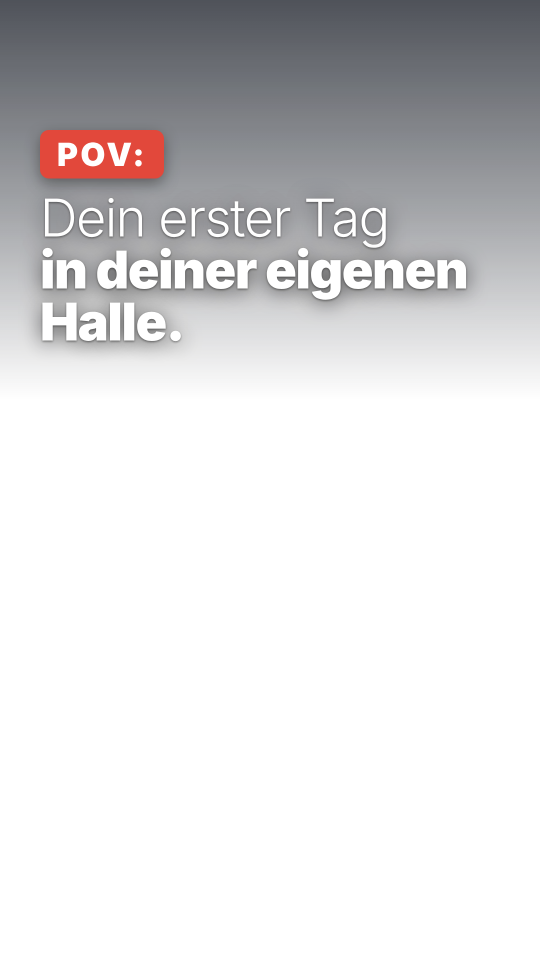
#> input picture schmacher-werbevideo/3d/daily/d9_titles/p1.png, 1080 x 1920 px (shown at 1/2 size); its folder holds 4 pictures in this run
$ python d9_build.py
#> lines starting #> are read from the running program, lines starting #| are printed output that depends on the picture
# „POV: Dein erster Tag“ – Komposition (3D-Ich-Perspektive + Handkamera + HUD) und Endfertigung
# python3 d1_build.py [frames|audio|video|all]
import os, sys, subprocess, math
import numpy as np
from PIL import Image, ImageFilter, ImageEnhance, ImageChops
HERE = os.path.dirname(os.path.abspath(__file__)); ROOT = os.path.abspath(os.path.join(HERE, '..', '..'))
FR3D = os.path.join(HERE, '..', 'out', 'd9'); TT = os.path.join(HERE, 'd9_titles')
OUTF = os.path.join(HERE, '..', 'out', 'd9_comp'); os.makedirs(OUTF, exist_ok=True)
EXP = os.path.join(ROOT, 'export', 'daily', '2026-11-27'); os.makedirs(EXP, exist_ok=True)
FPS, W, H = 24, 1080, 1920
TEND, L = 40.5, 47.7
P = lambda n: os.path.join(ROOT, n)


def f3d(i):
    p = os.path.join(FR3D, f'f{i:05d}.jpg')
    return Image.open(p).convert('RGB') if os.path.exists(p) else Image.new('RGB', (W, H), (40, 40, 40))
def at(t): return f3d(min(671, int(round(t * FPS))))

_tc = {}
def title(tid):
    if tid not in _tc: _tc[tid] = Image.open(os.path.join(TT, tid + '.png')).convert('RGBA')
    return _tc[tid]
def over(bg, tid, a):
    if a <= 0: return bg
    t = title(tid)
    if a < 1: t = t.copy(); t.putalpha(t.getchannel('A').point(lambda v: int(v * a)))
    b = bg.convert('RGBA'); b.alpha_composite(t); return b.convert('RGB')
def env(t, a, b, fi=0.3, fo=0.3):
    if t < a or t > b: return 0
    return min(1, (t - a) / fi if fi else 1, (b - t) / fo if fo else 1)

from PIL import ImageDraw, ImageFont
FB = ImageFont.truetype('/usr/share/fonts/opentype/inter/Inter-Bold.otf', 34)
_vig = None
def vignette(im):
    global _vig
    if _vig is None:
        y, x = np.mgrid[0:H, 0:W].astype(np.float32); r = np.sqrt(((x - W / 2) / (W * 0.62)) ** 2 + ((y - H / 2) / (H * 0.62)) ** 2)
        _vig = np.clip(1 - 0.38 * np.clip(r - 0.55, 0, 1) ** 1.4, 0, 1)[..., None]
    return Image.fromarray((np.asarray(im).astype(np.float32) * _vig).astype('uint8'))
def shake(im, t, amp):
    """Handkamera: leicht vergrößert, ruhiges Wackeln + Gehschritt-Wippen."""
    z = 1.045; dx = amp * (9 * math.sin(t * 1.7) + 5 * math.sin(t * 3.1 + 1)); dy = amp * (7 * math.sin(t * 2.3 + 2) + 6 * abs(math.sin(t * 4.2)))
    cw, ch = W / z, H / z; x0 = (W - cw) / 2 + dx; y0 = (H - ch) / 2 + dy
    return im.resize((W, H), Image.LANCZOS, box=(x0, y0, x0 + cw, y0 + ch))
def hud(im, t):
    d = ImageDraw.Draw(im)
    if int(t * 2) % 2 == 0: d.ellipse((70, 92, 100, 122), fill=(226, 72, 59))
    d.text((114, 86), 'REC · POV', font=FB, fill=(255, 255, 255))
    s = int(t); d.text((W - 260, 86), f'07:{s // 60:02d}:{s % 60:02d}'.replace('07:00:', '07:00:'), font=FB, fill=(255, 255, 255))
    for (x, y, sx, sy) in [(50, 60, 1, 1), (W - 50, 60, -1, 1), (50, H - 60, 1, -1), (W - 50, H - 60, -1, -1)]:
        d.line((x, y, x + 70 * sx, y), fill=(255, 255, 255), width=5); d.line((x, y, x, y + 70 * sy), fill=(255, 255, 255), width=5)
    return im

CUTS = [7.0, 12.0, 17.0]
def frame(t):
    if t < 22.0:
        amp = 0.6 if t < 7 else 1.0
        im = vignette(shake(at(t), t, amp))
        for c in CUTS:
            if c - 0.12 < t < c + 0.12: im = ImageEnhance.Brightness(im).enhance(abs(t - c) / 0.12)  # Blinzeln
        for tid, a, b in [('p1', 0.15, 3.5), ('p2', 3.7, 6.85), ('p3', 7.4, 11.85), ('p4', 12.4, 16.85), ('p5', 17.4, 21.85)]:
            im = over(im, tid, env(t, a, b, 0.25, 0.2))
        return hud(im, t)
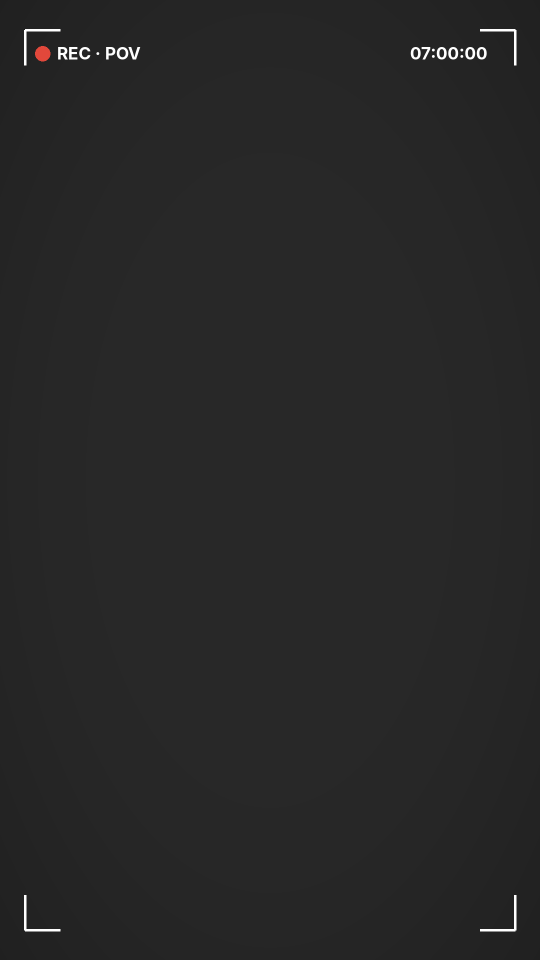
#> returned value: PIL image 1080x1920 RGB (shown at 1/2 size); mean R, G, B 39.2, 39.1, 39.1
    if t < 28.0:
        im = at(t)
        if t < 22.12: im = Image.blend(im, Image.new('RGB', im.size, 'white'), 0.6 * (1 - (t - 22) / 0.12))
        return over(im, 'p6', env(t, 22.4, 27.9, 0.3, 0.25))
    if t < 35.0:
        lt = t - 28.0; bg = at(27.9).filter(ImageFilter.GaussianBlur(14)); im = ImageEnhance.Brightness(bg).enhance(0.65)
        return over(im, 'p7', env(lt, 0.0, 7.0, 0.35, 0.3))
    lt = t - 35.0; bg = at(21.8); z = 1 + 0.05 * lt / 5; cw, ch = W / z, H / z
    bg = bg.resize((W, H), Image.LANCZOS, box=((W - cw) / 2, (H - ch) / 2, (W + cw) / 2, (H + ch) / 2)).filter(ImageFilter.GaussianBlur(10))
    im = ImageEnhance.Brightness(bg).enhance(0.45)
    return over(im, 'p8', env(lt, 0.1, 6.0, 0.3, 0.0))

def frames():
    from multiprocessing import Pool
    n = int(round(TEND * FPS))
    with Pool(int(os.environ.get('NP', '3'))) as pool: pool.map(_one, range(n), chunksize=8)
def _one(i):
    p = os.path.join(OUTF, f'f{i:05d}.jpg')
    if not os.path.exists(p) or os.environ.get('FORCE'): frame(i / FPS).save(p, quality=93)

def audio(brand):
    sys.path.insert(0, os.path.join(ROOT, 'audio')); import sound
    from sound import music, ambience, add, whoosh, impact, reverb, mix
    from mix_film2 import engine, pop
    sound.CH = [(45, [64, 69, 72, 76]), (41, [65, 69, 72, 77]), (48, [64, 67, 72, 76]), (43, [62, 67, 71, 74])]  # Am · F · C · G – Aufbruch, treibend
    mu = music(L, t_pulse=0.0, t_drop=7.0, t_break=TEND - 4.5, t_logo=TEND, bar=2.0, t_cta=TEND + 1.0)
    fx = ambience(L, [(0, 7.0, 'morning'), (7.0, 22.0, 'interior'), (22.0, 28.0, 'morning')])
    add(fx, engine(7.2), 0.0, 0.9)
    for t in CUTS: add(fx, whoosh(0.4, 0.3), t - 0.15, 0.25)
    add(fx, whoosh(0.7, 0.6), 21.7, 0.45); add(fx, whoosh(0.6, 0.6), 27.7, 0.3); add(fx, whoosh(0.6, 0.6), 34.7, 0.3)
    for t in [3.7, 7.4, 12.4, 17.4]: add(fx, pop(), t, 0.7)
    V = os.path.join(ROOT, 'audio', 'vo', 'raw_%s.wav')
    tail = [('09', TEND + 0.5, 1.0), ('10', TEND + 2.8, 1.1)] if brand == 's' else [('m09', TEND + 0.5, 1.0), ('m10', TEND + 2.8, 1.12)]
    vo = [('u01', 0.2, 1.0), ('u02', 3.65, 1.0), ('u03', 7.4, 1.0), ('u04', 12.4, 1.0), ('u05', 17.3, 1.0), ('u06', 22.3, 1.0), ('u07', 28.9, 1.0), ('u08', 35.4, 1.0)] + tail
    return mix(L, mu, fx, [(V % n, t, sp) for n, t, sp in vo], os.path.join(OUTF, f'audio_{brand}.wav'))

def video(brand):
    name = {'s': 'Schmacher', 'r': 'Russinov'}[brand]
    endimg = os.path.join(TT, f'end_{brand}.png')
    last = os.path.join(OUTF, f'f{int(round(TEND * FPS)) - 1:05d}.jpg')
    out = os.path.join(EXP, f'{name}_POV_9x16_ohneStartbild.mp4')
    fc = (f"[0:v]tpad=stop_mode=clone:stop_duration={L - TEND + 0.5:.2f}[b];[1:v]format=rgba,fade=t=in:st={TEND:.2f}:d=0.45:alpha=1[e];"
          f"[b][e]overlay=0:0:enable='gte(t,{TEND:.2f})',fade=t=out:st={L - 0.35:.2f}:d=0.35,format=yuv420p[v]")
    subprocess.run(['ffmpeg', '-nostdin', '-y', '-v', 'error', '-framerate', '24', '-i', os.path.join(OUTF, 'f%05d.jpg'), '-loop', '1', '-t', f'{L + 0.5:.2f}', '-i', endimg,
                    '-i', os.path.join(OUTF, f'audio_{brand}.wav'), '-filter_complex', fc, '-map', '[v]', '-map', '2:a', '-r', '24', '-c:v', 'libx264', '-preset', 'slow',
                    '-pix_fmt', 'yuv420p', '-profile:v', 'high', '-crf', '21', '-maxrate', '8M', '-bufsize', '16M', '-c:a', 'aac', '-b:a', '192k', '-t', f'{L:.2f}', '-movflags', '+faststart', out], check=True)
    return out

if __name__ == '__main__':
    w = sys.argv[1] if len(sys.argv) > 1 else 'all'
    if w in ('frames', 'all'): frames()
#> in title, returned value is the input picture: PIL image 1080x1920 RGBA; mean R, G, B, A 11.3, 11.4, 14.6, 48.1
#> in over (call 31), `t.putalpha(t.getchannel('A').point(lambda v: int(v * a)))`:
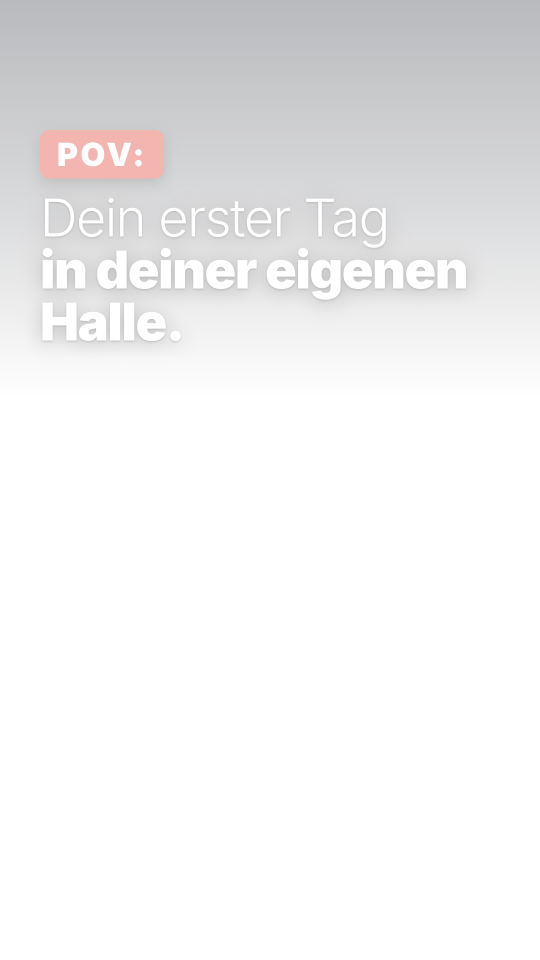
#> t: PIL image 1080x1920 RGBA (shown at 1/2 size); mean R, G, B, A 11.3, 11.4, 14.6, 19.1; transparent parts drawn white
#> in over (call 31), `b.alpha_composite(t)`:
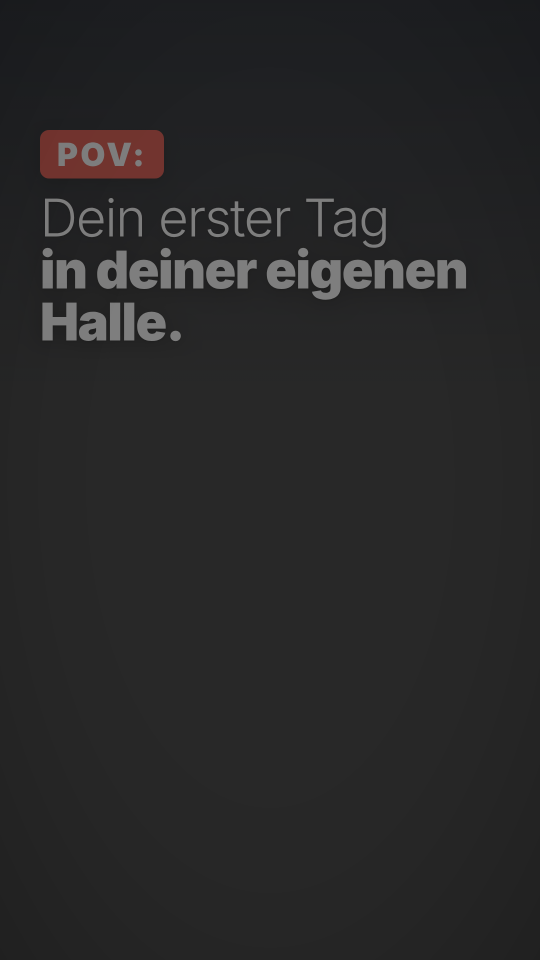
#> b: PIL image 1080x1920 RGBA (shown at 1/2 size); mean R, G, B, A 39.8, 39.4, 39.9, 255
#> in over (call 36), `t.putalpha(t.getchannel('A').point(lambda v: int(v * a)))`:
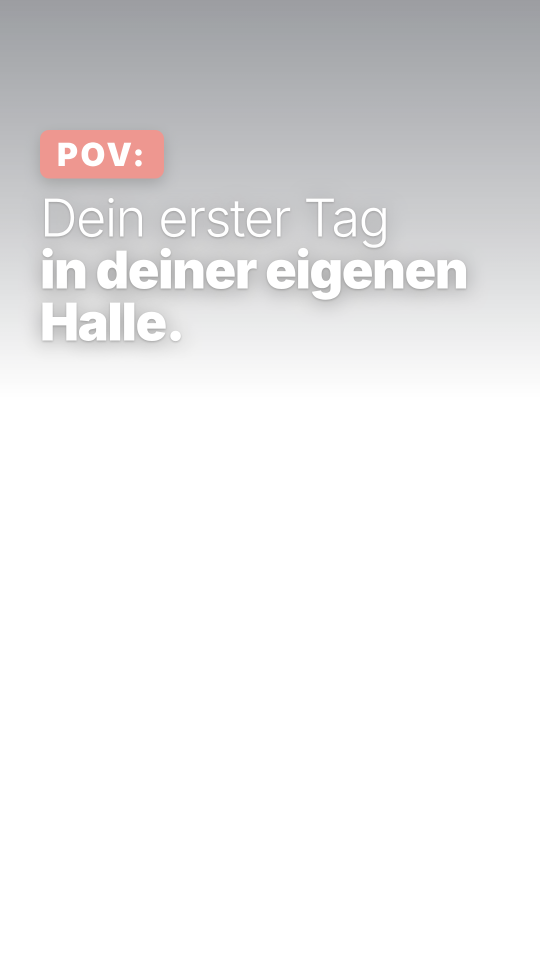
#> t: PIL image 1080x1920 RGBA (shown at 1/2 size); mean R, G, B, A 11.3, 11.4, 14.6, 27.1; transparent parts drawn white
#> in over (call 36), `b.alpha_composite(t)`:
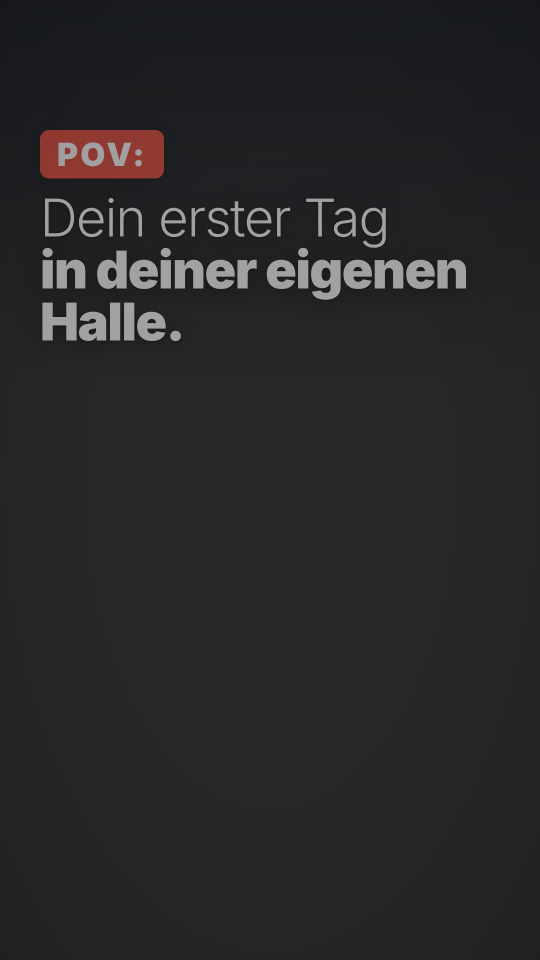
#> b: PIL image 1080x1920 RGBA (shown at 1/2 size); mean R, G, B, A 40.3, 39.8, 40.5, 255
#> in frame (call 10), `im = over(im, tid, env(t, a, b, 0.25, 0.2))`:
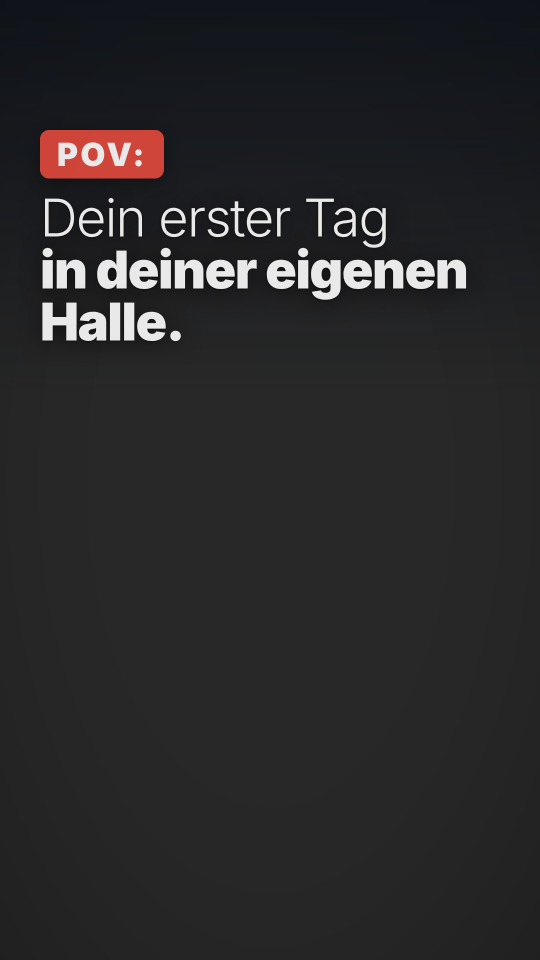
#> im: PIL image 1080x1920 RGB (shown at 1/2 size); mean R, G, B 41.4, 40.6, 41.7
#> in frame (call 11), `return hud(im, t)`:
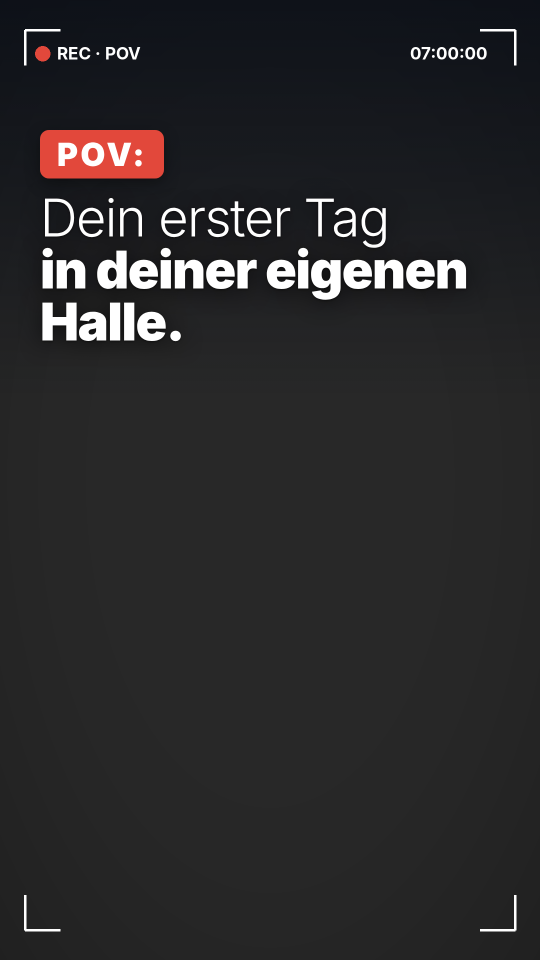
#> returned value: PIL image 1080x1920 RGB (shown at 1/2 size); mean R, G, B 42.4, 41.5, 42.7
#> (the run stopped early here; a loop or call above may not have finished)
